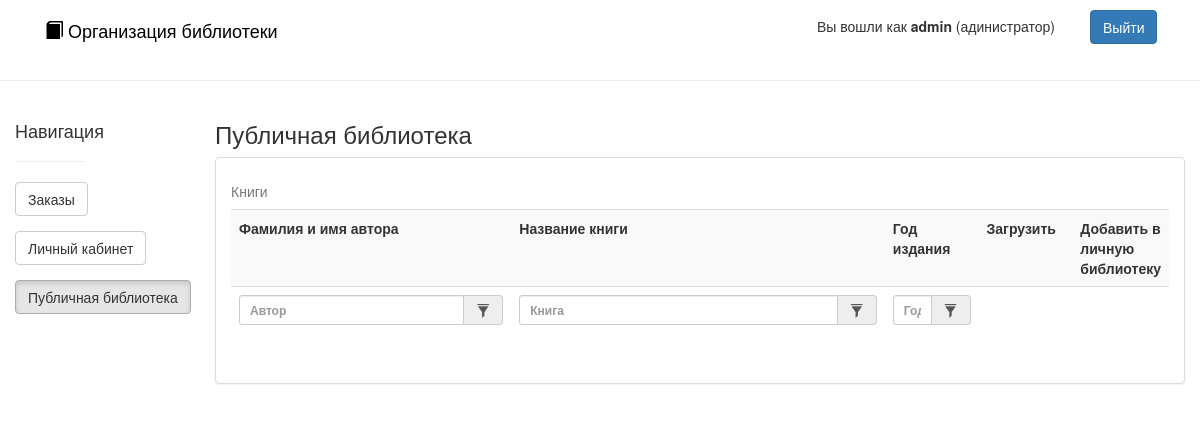
Page /public (signed in) on the earlier database version.
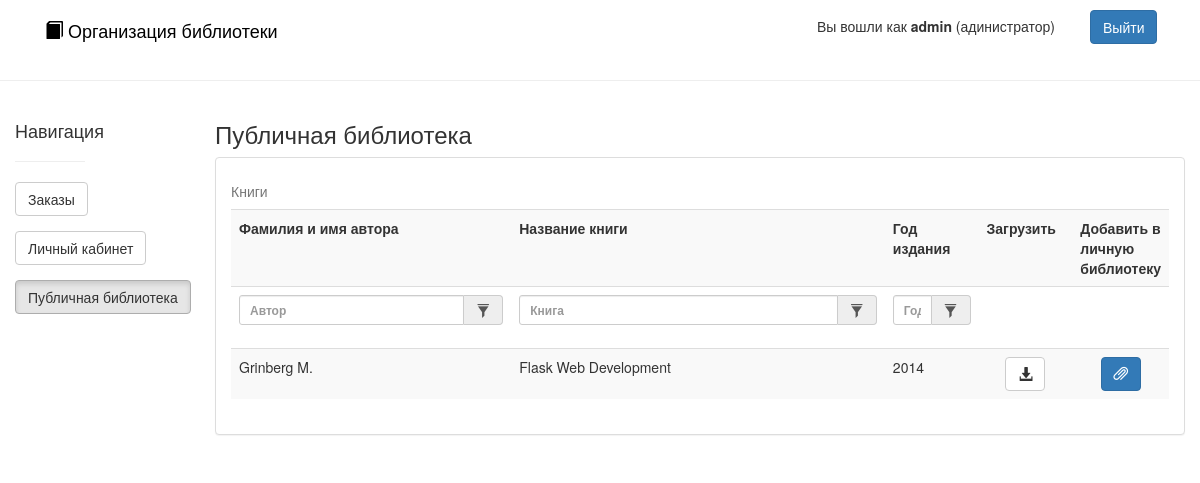
Same page on the later database version.
### app/models/User.py (models this page shows, shortened)
class User(db.Model, UserMixin):
    login = db.Column('login', db.String(30), primary_key=True, nullable=False)
    password = db.Column('password', db.String(30), nullable=False)
    email = db.Column('email', db.String(100), nullable=False)
    is_admin = db.Column('is_admin', db.Boolean, nullable=False)
    books = db.relationship('Book',
                            secondary=users_books,
                            primaryjoin=(users_books.c.user_login == login),
                            backref=db.backref('users_books', lazy='dynamic'),
                            lazy='dynamic')
    orders = db.relationship('Order')
    @classmethod
    def get(cls, id):
        return cls.query.get(id)
    def has_book(self, book):
        return self.books.filter(users_books.c.book_id == book.id).count() > 0

### app/models/Book.py (models this page shows, shortened)
class Book(db.Model):
    id = db.Column('id', db.String(36), primary_key=True, nullable=False)
    author = db.Column('author', db.Integer, nullable=False)
    name = db.Column('name', db.String(300), nullable=False)
    year = db.Column('year', db.Integer, nullable=False)
    file = db.Column('file', db.String(200), nullable=False)
    is_public = db.Column('is_public', db.Boolean, nullable=False)
    create_date = db.Column('create_date', db.DateTime, nullable=False)
    added_by_login = db.Column(db.String(30), ForeignKey('user.login'), nullable=False)
    added_by = db.relationship('User')
    @classmethod
    def get_public(cls):
        return cls.query.filter(cls.is_public).all()

### app/controllers/MainController.py (the view)
@app.route("/public")
@login_required
def public():
    books = Book.get_public()
    return render_template('publiclib.html', books=books)

### app/controllers/LoginController.py (called while the page is built)
@login_manager.user_loader
def load_user(lgn):
    return User.get(lgn)

### templates/publiclib.html (shortened to what this page needs)
{% extends "layout.html" %}
{% block body %}
<div class="container col-md-1">
    <h4  style="margin-top: 20px;">Навигация</h4>
    <hr>
   <div class="form-group">
        <a type="text" class="btn btn-default" href=" {{ url_for('orders') }}">Заказы</a>
    </div>
    <div class="form-group">
        <a type="text" class="btn btn-default" href="{{ url_for('main') }}">Личный кабинет</a>
    </div>
    <div class="form-group">
        <a type="text" class="btn btn-default active" href="{{ url_for('public') }}">Публичная библиотека</a>
    </div>
</div>
<div class="container col-md-10 col-md-offset-1">
    <h3>Публичная библиотека</h3>
    <div class="panel panel-default" style="max-height: 550px; overflow-y: scroll;">
            <div class="panel-body">
                <table class="table table-striped" id="books" >
                    <caption>Книги</caption>
                    <tr>
                        <th width="30%">Фамилия и имя автора</th>
                        <th width="40%">Название книги</th>
                        <th width="10%">Год издания</th>
                        <th width="10%">Загрузить</th>
                        <th width="10%">Добавить в личную библиотеку</th>
                    </tr>
                    <tr>
                        <th>
                            <div class="form-group form-group-sm">
                                <div class="input-group">
                                    <input type="text" class="form-control" id="filterAuthorName" placeholder="Автор">
                                    <div class="input-group-addon btn">
                                        <span class="glyphicon glyphicon-filter" aria-hidden="true"></span>
                                    </div>
                                </div>
                            </div>
                        </th>
                        <th>
                            <div class="form-group form-group-sm">
                                <div class="input-group">
                                    <input type="text" class="form-control" id="filterBookName" placeholder="Книга">
                                    <div class="input-group-addon btn">
                                        <span class="glyphicon glyphicon-filter" aria-hidden="true"></span>
                                    </div>
                                </div>
                            </div>
                        </th>
                        <th>
                            <div class="form-group form-group-sm">
                                <div class="input-group">
                                    <input type="text" class="form-control" id="filterYear" placeholder="Год">
                                    <div class="input-group-addon btn">
                                        <span class="glyphicon glyphicon-filter" aria-hidden="true"></span>
                                    </div>
                                </div>
                            </div>
                        </th>
                        <td></td>
                        <td></td>
                    </tr>
                    {% for book in books %}
                    <tr>
                        <td>{{ book.author }}</td>
                        <td>{{ book.name }}</td>
                        <td>{{ book.year }}</td>
                        <td align="center"><a download href="static/books/{{ book.file }}" class="btn btn-default"><span class="glyphicon glyphicon-download-alt" aria-hidden="true"></span></a></td>
                        <td align="center">
                            {% if not current_user.has_book(book) %}
                            <a href="{{ url_for('book_get', book_id=book.id) }}" class="btn btn-{% if book.is_public %}primary{% else %}default{% endif %}">
                                <span class="glyphicon glyphicon-paperclip" aria-hidden="true"></span>
                            </a>
                            {% else %}
                            <a href="{{ url_for('main') }}" class="btn btn-default">
                                <span class="glyphicon glyphicon-book" aria-hidden="true"></span>
                            </a>
                            {% endif %}
                        </td>
                    </tr>
                    {% endfor %}
                </table>
            </div>
    </div>
</div>
{% endblock %}

### templates/layout.html (shortened to what this page needs)
<!DOCTYPE html>
<head>
    <link href="/static/css/bootstrap.min.css" rel="stylesheet">
</head>
<body>
    <header class="navbar navbar-static-top" style="margin-top: 10px;">
        <div class="container">
            <div class="col-md-8">
                <a href="{{ url_for('main') }}" style="color:black; text-decoration: none;">
                    <h4><span class="glyphicon glyphicon-book" aria-hidden="true"></span> Организация библиотеки</h4>
                </a>
            </div>
            {% if current_user.is_authenticated() %}
            <div class="col-md-3 text-right">
                <a class="btn btn-default"
                    {% if current_user.is_admin %}
                        href="{{ url_for('admin_users') }}"
                    {% endif %}
                    style="border: none;">Вы вошли как <b>{{ current_user.login }}</b>
                {% if current_user.is_admin %}
                    (адинистратор)
                {% endif %}
                </a>
            </div>
            <div class="col-md-1">
                <a class="btn btn-primary" href=" {{ url_for('logout') }}">Выйти</a>
            </div>
            {% endif %}
        </div>
    </header>
    <hr>
    {% block body %}{% endblock %}
</body>
</html>

Differences in the rows shown:
now on this page (row edited): Book: author "Grinberg M.", name "Flask Web Development", year "2014", is_public True (drawn)
